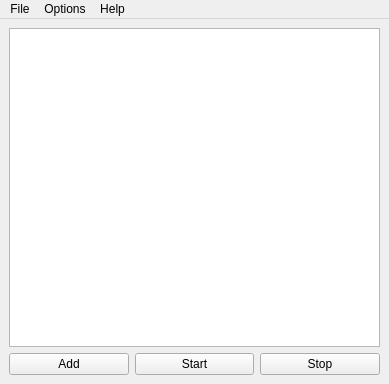
<?xml version="1.0" encoding="UTF-8"?>
<ui version="4.0">
 <class>mainWindow</class>
 <widget class="QMainWindow" name="mainWindow">
  <property name="geometry">
   <rect>
    <x>0</x>
    <y>0</y>
    <width>389</width>
    <height>384</height>
   </rect>
  </property>
  <property name="windowTitle">
   <string>Multi Axel</string>
  </property>
  <widget class="QWidget" name="centralwidget">
   <layout class="QVBoxLayout" name="verticalLayout">
    <item>
     <widget class="QTreeView" name="lstDownloads">
      <property name="rootIsDecorated">
       <bool>false</bool>
      </property>
     </widget>
    </item>
    <item>
     <layout class="QHBoxLayout" name="horizontalLayout">
      <item>
       <widget class="QPushButton" name="pbAdd">
        <property name="text">
         <string>Add</string>
        </property>
       </widget>
      </item>
      <item>
       <widget class="QPushButton" name="pbStart">
        <property name="text">
         <string>Start</string>
        </property>
        <property name="flat">
         <bool>false</bool>
        </property>
       </widget>
      </item>
      <item>
       <widget class="QPushButton" name="pbStop">
        <property name="text">
         <string>Stop</string>
        </property>
       </widget>
      </item>
     </layout>
    </item>
   </layout>
  </widget>
  <widget class="QMenuBar" name="menubar">
   <property name="geometry">
    <rect>
     <x>0</x>
     <y>0</y>
     <width>389</width>
     <height>27</height>
    </rect>
   </property>
   <widget class="QMenu" name="menuFile">
    <property name="title">
     <string>File</string>
    </property>
    <addaction name="actionNew_Download"/>
    <addaction name="separator"/>
    <addaction name="actionQuit"/>
   </widget>
   <widget class="QMenu" name="menuAbout">
    <property name="title">
     <string>Help</string>
    </property>
    <addaction name="actionAbout"/>
   </widget>
   <widget class="QMenu" name="menuSettings">
    <property name="title">
     <string>Options</string>
    </property>
    <addaction name="actionSettings"/>
   </widget>
   <addaction name="menuFile"/>
   <addaction name="menuSettings"/>
   <addaction name="menuAbout"/>
  </widget>
  <action name="actionQuit">
   <property name="text">
    <string>Quit</string>
   </property>
  </action>
  <action name="actionNew_Download">
   <property name="text">
    <string>New Download</string>
   </property>
  </action>
  <action name="actionAbout">
   <property name="text">
    <string>About</string>
   </property>
  </action>
  <action name="actionSettings">
   <property name="text">
    <string>Settings</string>
   </property>
  </action>
 </widget>
 <resources/>
 <connections>
  <connection>
   <sender>actionQuit</sender>
   <signal>triggered()</signal>
   <receiver>mainWindow</receiver>
   <slot>close()</slot>
   <hints>
    <hint type="sourcelabel">
     <x>-1</x>
     <y>-1</y>
    </hint>
    <hint type="destinationlabel">
     <x>194</x>
     <y>191</y>
    </hint>
   </hints>
  </connection>
 </connections>
</ui>
